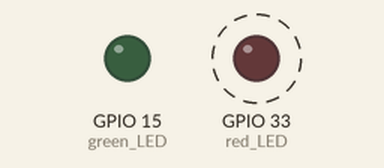
Bench run of a sketch on a simulated ESP32. On the bench: output pins drawn as LEDs (lit = HIGH). Dashed ring = blinking.

Above: at 0.08 s.
Timing chart, 0 to 3.0 s (numbered marks = the images above):
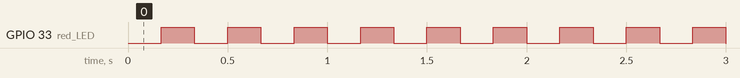

Measured:
- by itself, GPIO 33 (red_LED): alternates HIGH for 0.17 s and LOW for 0.17 s

The sketch:

Sketch_TimerAndInterrupts.ino
```cpp
/*
 * Author: schmaenjael
 * Language:  C++ using the Arduino Library
 * Github: https://github.com/schmaenjael/ESP32_SketchCollection
 * Date: 21. January 2021
 * Refernce: https://github.com/espressif/arduino-esp32/
 */

const byte red_LED = 33;       // Pin for the LED on the Color-Clicker Module
const byte green_LED = 15;     // Pin for the LED on the Color-Clicker Module
const int awaitTime = 166666;  // time it waits until it triggeres the alarm
const bool countUp = true;     // sets the count direction --> counting upwards
const bool isEdge = true;      // to set the interrupt type to 'edge'
const bool autoReload = true;  // used to let the alarm reload and generate it periodically
const byte prescaler = 80;     // sets the prescaler to 80 -> it reduces the usually written timer by 100
const byte hw_Timer_Pos = 0;
hw_timer_t * timer = NULL;     // used to set the position of the timer to 0. Valid options vary between 0 and 3. if hw_Timer_Pos > 3 --> return NULL;
volatile int flag = 0;         // the flag variable is used in the method below that is pointed to on timerAttachInterrupt()

/*
 * This method is used to switch between HIGH and LOW for the light-emitting diode that is connected to port 33
 * If the integer value flag is even the red LED will be set to HIGH but if the modulo calculation by two results in a remainder the
 * light-emitting diode will be set to LOW and thus resulting in not glowing. After every method-call 'flag' will be increased by one to ensure the
 * LED will not be set twice to the same state
 */

void IRAM_ATTR onTimer()
{
  // checks if flag is even or uneven
  if (flag % 2 == 0)
  {
    digitalWrite(red_LED, HIGH); // sets the current voltage state to HIGH (1)
  }
  else
  {
    digitalWrite(red_LED, LOW); // sets the current voltage state to LOW (0)
  }
  flag++; // increments flag by one, is equal to flag += 1;
}

/*
 * The setup method sets the red LED to OUTPUT and initializes the timer with our already defined values.
 *
 * --> timerAttachInterrupt selects as a first paramter our *timer and as a second paramter our method onTimer the "&" is required because we want
 *     to point to our defined method. The third paramter got already explained above!
 *
 * --> timerAlarmWrite selects as a first paramter our *timer and sets the time it waits and if it should reload and thus be generated periodically.
 *
 * --> timerAlarmEnable enables the alarm.
 */

void setup()
{
  Serial.begin(115200);

  pinMode(red_LED, OUTPUT);
  pinMode(green_LED, OUTPUT);

  digitalWrite(green_LED, LOW);

  hw_timer_t *timer = timerBegin(hw_Timer_Pos, prescaler, countUp); //
  timerAttachInterrupt(timer, &onTimer, isEdge);
  timerAlarmWrite(timer, awaitTime, autoReload);
  timerAlarmEnable(timer);
}

void loop() {}
```
